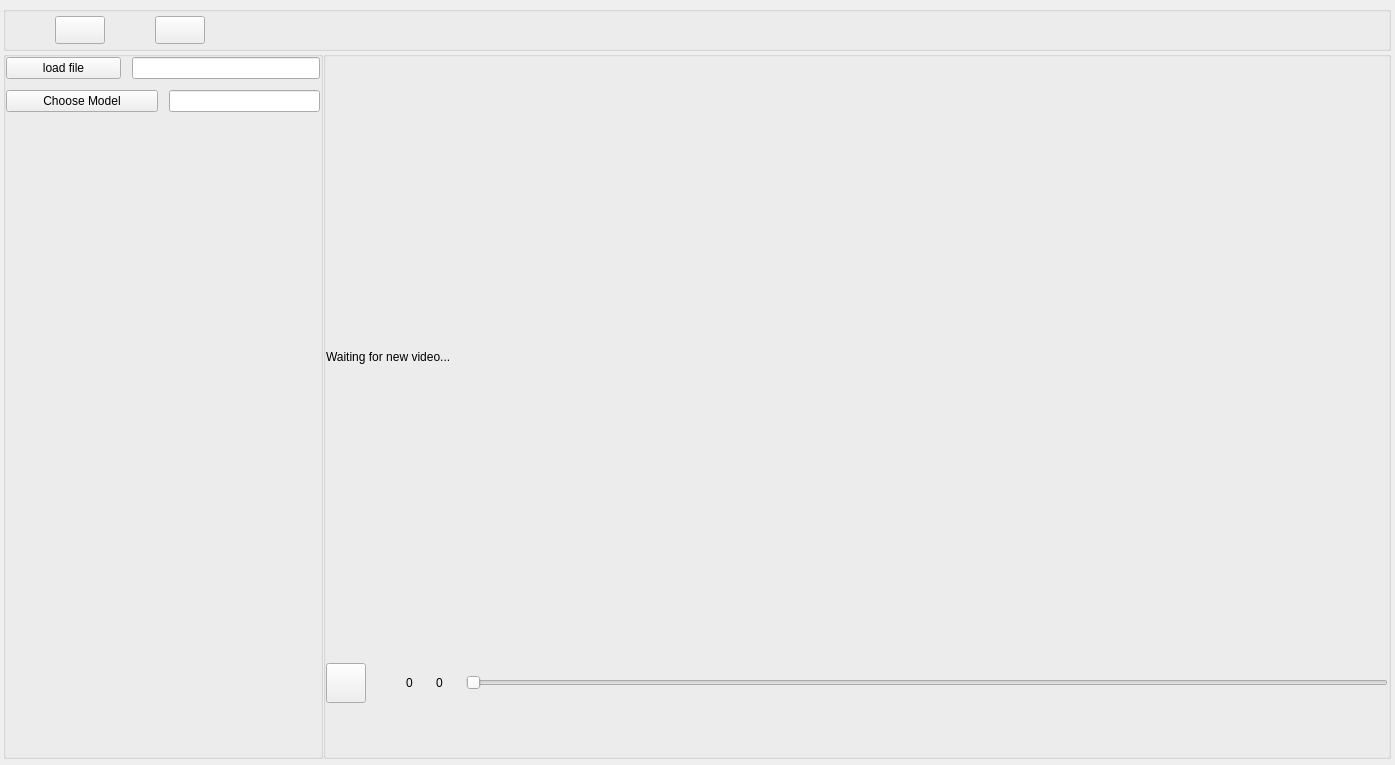
<?xml version="1.0" encoding="UTF-8"?>
<ui version="4.0">
 <class>Camera</class>
 <widget class="QWidget" name="Camera">
  <property name="geometry">
   <rect>
    <x>0</x>
    <y>0</y>
    <width>1395</width>
    <height>765</height>
   </rect>
  </property>
  <property name="windowTitle">
   <string>Form</string>
  </property>
  <widget class="QGroupBox" name="groupBox_18">
   <property name="geometry">
    <rect>
     <x>0</x>
     <y>0</y>
     <width>1394</width>
     <height>762</height>
    </rect>
   </property>
   <property name="styleSheet">
    <string notr="true">#groupBox_18{
border: 0px solid #42adff;
border-radius:5px;}</string>
   </property>
   <property name="title">
    <string/>
   </property>
   <layout class="QVBoxLayout" name="verticalLayout_15">
    <property name="spacing">
     <number>0</number>
    </property>
    <property name="leftMargin">
     <number>0</number>
    </property>
    <property name="topMargin">
     <number>0</number>
    </property>
    <property name="rightMargin">
     <number>0</number>
    </property>
    <property name="bottomMargin">
     <number>0</number>
    </property>
    <item>
     <widget class="QGroupBox" name="groupBox_20">
      <property name="minimumSize">
       <size>
        <width>0</width>
        <height>45</height>
       </size>
      </property>
      <property name="maximumSize">
       <size>
        <width>16777215</width>
        <height>45</height>
       </size>
      </property>
      <property name="styleSheet">
       <string notr="true">#groupBox{
background-color: rgba(75, 75, 75, 200);
border: 0px solid #42adff;
border-left: 0px solid rgba(29, 83, 185, 255);
border-right: 0px solid rgba(29, 83, 185, 255);
border-bottom: 1px solid rgba(200, 200, 200,100);
;
border-radius:0px;}</string>
      </property>
      <property name="title">
       <string/>
      </property>
      <layout class="QHBoxLayout" name="horizontalLayout_29">
       <property name="spacing">
        <number>0</number>
       </property>
       <property name="topMargin">
        <number>0</number>
       </property>
       <property name="bottomMargin">
        <number>0</number>
       </property>
       <item>
        <widget class="QLabel" name="label_21">
         <property name="minimumSize">
          <size>
           <width>40</width>
           <height>40</height>
          </size>
         </property>
         <property name="maximumSize">
          <size>
           <width>40</width>
           <height>40</height>
          </size>
         </property>
         <property name="styleSheet">
          <string notr="true">image: url(:/img/icon/profile.png);</string>
         </property>
         <property name="text">
          <string/>
         </property>
        </widget>
       </item>
       <item>
        <layout class="QHBoxLayout" name="horizontalLayout_30">
         <property name="spacing">
          <number>0</number>
         </property>
         <item>
          <widget class="QPushButton" name="minButton_3">
           <property name="minimumSize">
            <size>
             <width>50</width>
             <height>28</height>
            </size>
           </property>
           <property name="maximumSize">
            <size>
             <width>50</width>
             <height>28</height>
            </size>
           </property>
           <property name="styleSheet">
            <string notr="true">QPushButton {
border-style: solid;
border-width: 0px;
border-radius: 0px;
background-color: rgba(223, 223, 223, 0);}
QPushButton::focus{outline: none;}
QPushButton::hover {
border-style: solid;
border-width: 0px;
border-radius: 0px;
background-color: rgba(223, 223, 223, 150);
background-image:}
background-image: url(:/icon/min.png);</string>
           </property>
           <property name="text">
            <string/>
           </property>
          </widget>
         </item>
         <item>
          <widget class="QPushButton" name="maxButton_3">
           <property name="minimumSize">
            <size>
             <width>50</width>
             <height>28</height>
            </size>
           </property>
           <property name="maximumSize">
            <size>
             <width>50</width>
             <height>28</height>
            </size>
           </property>
           <property name="styleSheet">
            <string notr="true">QPushButton {
border-style: solid;
border-width: 0px;
border-radius: 0px;
background-color: rgba(223, 223, 223, 0);}
QPushButton::focus{outline: none;}
QPushButton::hover {
border-style: solid;
border-width: 0px;
border-radius: 0px;
background-color: rgba(223, 223, 223, 150);
background-image: url(:/icon/max.png);}</string>
           </property>
           <property name="text">
            <string/>
           </property>
           <property name="icon">
            <iconset>
             <normaloff>:/img/icon/正方形.png</normaloff>
             <activeon>:/img/icon/还原.png</activeon>
             <selectedon>:/img/icon/还原.png</selectedon>:/img/icon/正方形.png</iconset>
           </property>
           <property name="checkable">
            <bool>true</bool>
           </property>
          </widget>
         </item>
         <item>
          <widget class="QPushButton" name="closeButton_3">
           <property name="minimumSize">
            <size>
             <width>50</width>
             <height>28</height>
            </size>
           </property>
           <property name="maximumSize">
            <size>
             <width>50</width>
             <height>28</height>
            </size>
           </property>
           <property name="styleSheet">
            <string notr="true">QPushButton {
border-style: solid;
border-width: 0px;
border-radius: 0px;
background-color: rgba(223, 223, 223, 0);}
QPushButton::focus{outline: none;}
QPushButton::hover {
border-style: solid;
border-width: 0px;
border-radius: 0px;
background-color: rgba(223, 223, 223, 150);
background-image:url{:/icon/close.png}}</string>
           </property>
           <property name="text">
            <string/>
           </property>
           <property name="icon">
            <iconset>
             <normaloff>:/img/icon/关闭.png</normaloff>:/img/icon/关闭.png</iconset>
           </property>
          </widget>
         </item>
        </layout>
       </item>
       <item>
        <spacer name="horizontalSpacer_3">
         <property name="orientation">
          <enum>Qt::Horizontal</enum>
         </property>
         <property name="sizeHint" stdset="0">
          <size>
           <width>40</width>
           <height>20</height>
          </size>
         </property>
        </spacer>
       </item>
      </layout>
     </widget>
    </item>
    <item>
     <layout class="QHBoxLayout" name="horizontalLayout_31">
      <property name="spacing">
       <number>0</number>
      </property>
      <item>
       <widget class="QGroupBox" name="groupBox_21">
        <property name="minimumSize">
         <size>
          <width>320</width>
          <height>0</height>
         </size>
        </property>
        <property name="maximumSize">
         <size>
          <width>320</width>
          <height>16777215</height>
         </size>
        </property>
        <property name="styleSheet">
         <string notr="true">#groupBox_8{
background-color: rgba(75, 75, 75, 200);
border: 0px solid #42adff;
border-radius:0px;}
</string>
        </property>
        <property name="title">
         <string/>
        </property>
        <layout class="QVBoxLayout" name="verticalLayout_16" stretch="0,0,0">
         <property name="spacing">
          <number>11</number>
         </property>
         <property name="leftMargin">
          <number>0</number>
         </property>
         <property name="topMargin">
          <number>0</number>
         </property>
         <property name="rightMargin">
          <number>0</number>
         </property>
         <property name="bottomMargin">
          <number>0</number>
         </property>
         <item>
          <layout class="QHBoxLayout" name="horizontalLayout_33">
           <item>
            <widget class="QPushButton" name="loadfile_button">
             <property name="sizePolicy">
              <sizepolicy hsizetype="Preferred" vsizetype="Fixed">
               <horstretch>0</horstretch>
               <verstretch>0</verstretch>
              </sizepolicy>
             </property>
             <property name="minimumSize">
              <size>
               <width>115</width>
               <height>0</height>
              </size>
             </property>
             <property name="text">
              <string>load file</string>
             </property>
            </widget>
           </item>
           <item>
            <widget class="QLineEdit" name="file_edit"/>
           </item>
          </layout>
         </item>
         <item>
          <layout class="QHBoxLayout" name="horizontalLayout_34">
           <item>
            <widget class="QPushButton" name="choosemodel_button">
             <property name="text">
              <string>Choose Model</string>
             </property>
            </widget>
           </item>
           <item>
            <widget class="QLineEdit" name="model_edit">
             <property name="sizePolicy">
              <sizepolicy hsizetype="Minimum" vsizetype="Fixed">
               <horstretch>0</horstretch>
               <verstretch>0</verstretch>
              </sizepolicy>
             </property>
             <property name="minimumSize">
              <size>
               <width>100</width>
               <height>0</height>
              </size>
             </property>
             <property name="maximumSize">
              <size>
               <width>600</width>
               <height>16777215</height>
              </size>
             </property>
            </widget>
           </item>
          </layout>
         </item>
         <item>
          <spacer name="verticalSpacer_2">
           <property name="orientation">
            <enum>Qt::Vertical</enum>
           </property>
           <property name="sizeHint" stdset="0">
            <size>
             <width>20</width>
             <height>40</height>
            </size>
           </property>
          </spacer>
         </item>
        </layout>
       </widget>
      </item>
      <item>
       <widget class="QGroupBox" name="groupBox_203">
        <property name="styleSheet">
         <string notr="true">#groupBox_201{
background-color: rgba(95, 95, 95, 200);
border: 0px solid #42adff;
border-left: 1px solid rgba(200, 200, 200,100);
border-right: 0px solid rgba(29, 83, 185, 255);
border-radius:0px;}</string>
        </property>
        <property name="title">
         <string/>
        </property>
        <layout class="QVBoxLayout" name="verticalLayout_21" stretch="0,0,0">
         <property name="leftMargin">
          <number>0</number>
         </property>
         <property name="topMargin">
          <number>0</number>
         </property>
         <property name="rightMargin">
          <number>0</number>
         </property>
         <property name="bottomMargin">
          <number>0</number>
         </property>
         <item>
          <widget class="QLabel" name="Videolabel">
           <property name="minimumSize">
            <size>
             <width>300</width>
             <height>600</height>
            </size>
           </property>
           <property name="text">
            <string>Waiting for new video...</string>
           </property>
          </widget>
         </item>
         <item>
          <layout class="QHBoxLayout" name="horizontalLayout_32">
           <property name="spacing">
            <number>0</number>
           </property>
           <property name="leftMargin">
            <number>0</number>
           </property>
           <property name="topMargin">
            <number>0</number>
           </property>
           <item>
            <widget class="QPushButton" name="stopButton">
             <property name="minimumSize">
              <size>
               <width>40</width>
               <height>40</height>
              </size>
             </property>
             <property name="styleSheet">
              <string notr="true">QPushButton {
border-style: solid;
border-width: 0px;
border-radius: 0px;
background-color: rgba(223, 223, 223, 0);
border-image: url(:/icon/stop.png);
}
QPushButton::focus{outline: none;}
QPushButton::hover {
border-style: solid;
border-width: 0px;
border-radius: 0px;
background-color: rgba(223, 223, 223, 150);
}
border-image: url(:/icon/terminate.png);</string>
             </property>
             <property name="text">
              <string/>
             </property>
             <property name="icon">
              <iconset>
               <normaloff>../../../../../stop.png</normaloff>../../../../../stop.png</iconset>
             </property>
             <property name="iconSize">
              <size>
               <width>30</width>
               <height>30</height>
              </size>
             </property>
            </widget>
           </item>
           <item>
            <widget class="QPushButton" name="runButton">
             <property name="minimumSize">
              <size>
               <width>40</width>
               <height>40</height>
              </size>
             </property>
             <property name="styleSheet">
              <string notr="true">QPushButton {
	border-image: url(:/icon/play.png);
border-style: solid;
border-width: 0px;
border-radius: 0px;
background-color: rgba(223, 223, 223, 0);
}
QPushButton::focus{outline: none;}
QPushButton::hover {
border-style: solid;
border-width: 0px;
border-radius: 0px;
background-color: rgba(223, 223, 223, 150);
	border-image: url(:/icon/pause.png);
}</string>
             </property>
             <property name="text">
              <string/>
             </property>
             <property name="icon">
              <iconset>
               <normaloff>../../../../../play.png</normaloff>
               <normalon>:/img/icon/暂停.png</normalon>
               <disabledoff>:/img/icon/运行.png</disabledoff>
               <disabledon>:/img/icon/暂停.png</disabledon>
               <activeoff>:/img/icon/运行.png</activeoff>
               <activeon>:/img/icon/暂停.png</activeon>
               <selectedoff>:/img/icon/运行.png</selectedoff>
               <selectedon>:/img/icon/暂停.png</selectedon>../../../../../play.png</iconset>
             </property>
             <property name="iconSize">
              <size>
               <width>30</width>
               <height>30</height>
              </size>
             </property>
             <property name="checkable">
              <bool>true</bool>
             </property>
            </widget>
           </item>
           <item>
            <widget class="QLabel" name="part">
             <property name="sizePolicy">
              <sizepolicy hsizetype="Minimum" vsizetype="Preferred">
               <horstretch>0</horstretch>
               <verstretch>0</verstretch>
              </sizepolicy>
             </property>
             <property name="minimumSize">
              <size>
               <width>30</width>
               <height>0</height>
              </size>
             </property>
             <property name="text">
              <string>0</string>
             </property>
            </widget>
           </item>
           <item>
            <widget class="QLabel" name="total">
             <property name="sizePolicy">
              <sizepolicy hsizetype="Minimum" vsizetype="Preferred">
               <horstretch>0</horstretch>
               <verstretch>0</verstretch>
              </sizepolicy>
             </property>
             <property name="minimumSize">
              <size>
               <width>30</width>
               <height>0</height>
              </size>
             </property>
             <property name="text">
              <string>0</string>
             </property>
            </widget>
           </item>
           <item>
            <widget class="QSlider" name="slider">
             <property name="styleSheet">
              <string notr="true"/>
             </property>
             <property name="orientation">
              <enum>Qt::Horizontal</enum>
             </property>
            </widget>
           </item>
          </layout>
         </item>
         <item>
          <spacer name="verticalSpacer">
           <property name="orientation">
            <enum>Qt::Vertical</enum>
           </property>
           <property name="sizeHint" stdset="0">
            <size>
             <width>20</width>
             <height>40</height>
            </size>
           </property>
          </spacer>
         </item>
        </layout>
       </widget>
      </item>
     </layout>
    </item>
   </layout>
  </widget>
 </widget>
 <resources/>
 <connections/>
</ui>
